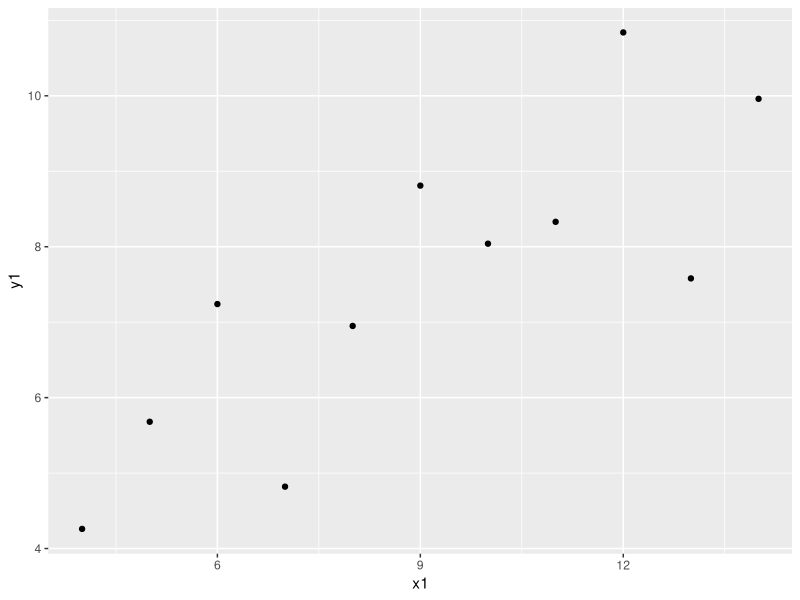

Source code (R):
## ---- chunk 1
data(anscombe) ## <https://en.wikipedia.org/wiki/Anscombe%27s_quartet>

anscombe
str(anscombe)
summary(anscombe)

library(ggplot2)
ggplot(data = anscombe, aes(x = x1, y = y1)) +
    geom_point()
## ---- chunk 2
anscombe$x1
anscombe[['x1']]

anscombe[,'x1']
anscombe[,1]

mean(anscombe$x1)
mean(anscombe$x2)

sd(anscombe$y1)
sd(anscombe$y2)

cor(anscombe$x1, anscombe$y1)
## ---- chunk 3
foo = 2
bar = 3
foobar = foo + bar
foo / bar
try(foo / 0)
## ---- chunk 4
foo = c(2, 3, 4)
bar = c(5, 6, 7)
foo[2]
foo[2:3]
try(foo[1, 3])
foo[c(1, 3)]

foo + bar
foo * bar
## NB difference between vector and length-1 comparisons
bar == foo + 3
identical(bar, foo + 3)

c(foo, bar)
## ---- chunk 5
foo = c('monkey', 'banana')
bar = c('house')
## How to put these together? 
try(foo + bar)
c(foo, bar)
paste(foo, bar)
paste0(foo, bar)
## ---- chunk 6
foo_str = c('foo', 'foo', 'bar', 'zoo')
as.integer(foo_str)
foo_fct = as.factor(foo_str)
as.integer(foo)
levels(foo_fct)
